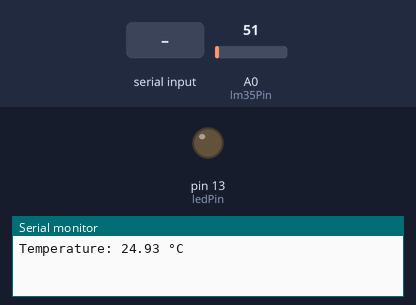
A sketch run on a simulated Arduino Uno, built with avr-gcc and run on an emulated ATmega328P. Shown: output pins drawn as LEDs (lit = HIGH), the last lines printed to the serial monitor. Inputs (shaded band) come from the test bench; at power-on: A0 (lm35Pin) = 51. EEPROM starts erased.

Above: at 1.2 s.
1.3 s: "A\n" received over Serial
At 2.3 s:
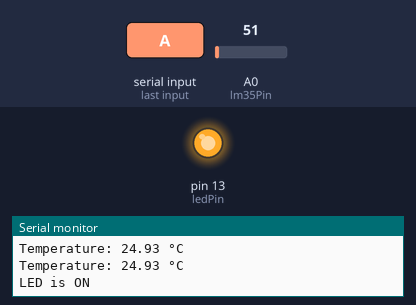
3.5 s: byte 83 ('S') received over Serial
At 6.6 s:
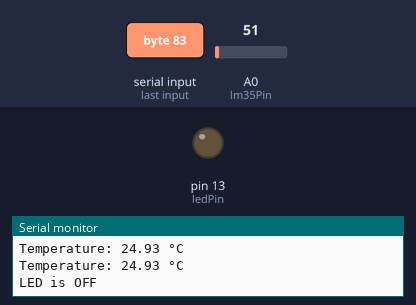
Timing chart, 0 to 8.1 s (numbered marks = the images above; inputs shaded):
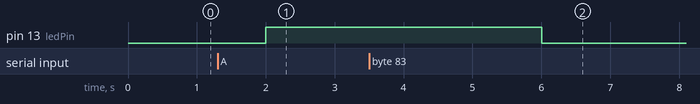

Measured:
- after the input at 1.3 s, pin 13 (ledPin): LOW → HIGH after 0.70 s
- after the input at 3.5 s, pin 13 (ledPin): HIGH → LOW after 2.5 s

The sketch:

Cod_Arduino.ino
```cpp
#include <EEPROM.h>

const int lm35Pin = A0; // Pinul unde este conectat senzorul LM35
const int ledPin = 13;
const int maxMessages = 10; // Numărul maxim de mesaje stocate
const int eepromStart = 1; // Adresa de start în EEPROM pentru mesaje

void setup() {
  pinMode(ledPin, OUTPUT); // Set the LED pin as output
  Serial.begin(9600);
  EEPROM.write(0, 0); // Inițializează numărul de mesaje salvate
}

void loop() {
  // Variabile
  float temperature = readTemperature();

  // Afișează temperatura pe monitorul serial
  Serial.print("Temperature: ");
  Serial.print(temperature);
  Serial.println(" °C");

  // Verifică comanda
  if (Serial.available() > 0) {
    char command = Serial.read();

    // ON/OFF LED
    if (command == 'A') {
      digitalWrite(ledPin, HIGH);
      Serial.println("LED is ON");
    } else if (command == 'S') {
      digitalWrite(ledPin, LOW);
      Serial.println("LED is OFF");
    } else if (command == 'M') {
      saveMessage();
    } else if (command == 'D') {
      displayMessages();
    } else if (command == 'C') {
      readMessages();
    }
  }

  delay(2000);
}

float readTemperature() {
  int sensorValue = analogRead(lm35Pin); // Citește valoarea de pe pinul analogic
  float voltage = sensorValue * (5.0 / 1023.0); // Convertește valoarea citită în tensiune
  float temperatureC = voltage * 100; // Convertirea tensiunii în temperatură (LM35 are 10 mV/°C)
  return temperatureC;
}

void saveMessage() {
  String message = Serial.readStringUntil('\n'); // Citește mesajul
  int messageLength = message.length();

  if (messageLength > EEPROM.length() - eepromStart - 1) {
    messageLength = EEPROM.length() - eepromStart - 1;
  }

  // Citește numărul curent de mesaje
  int messageCount = EEPROM.read(0);

  // Calculează adresa de start pentru noul mesaj
  int startAddress = eepromStart;
  for (int i = 0; i < messageCount; i++) {
    startAddress += EEPROM.read(startAddress) + 1;
  }

  // Scrie mesajul în EEPROM
  EEPROM.write(startAddress, messageLength);
  for (int i = 0; i < messageLength; i++) {
    EEPROM.write(startAddress + 1 + i, message.charAt(i));
  }

  // Actualizează numărul de mesaje
  messageCount = (messageCount + 1) % maxMessages;
  EEPROM.write(0, messageCount);

  Serial.println("Message saved to EEPROM");
}

void displayMessages() {
  int messageCount = EEPROM.read(0);
  int startAddress = eepromStart;

  Serial.println("Last 10 messages:");
  for (int i = 0; i < messageCount; i++) {
    int messageLength = EEPROM.read(startAddress);
    for (int j = 0; j < messageLength; j++) {
      Serial.print(char(EEPROM.read(startAddress + 1 + j)));
    }
    Serial.println();
    startAddress += messageLength + 1;
  }
}

void readMessages() {
  int messageCount = EEPROM.read(0);
  int startAddress = eepromStart;

  Serial.println("Reading last 10 messages from EEPROM:");
  for (int i = 0; i < messageCount; i++) {
    int messageLength = EEPROM.read(startAddress);
    for (int j = 0; j < messageLength; j++) {
      Serial.print(char(EEPROM.read(startAddress + 1 + j)));
    }
    Serial.println();
    startAddress += messageLength + 1;
  }
}
```
